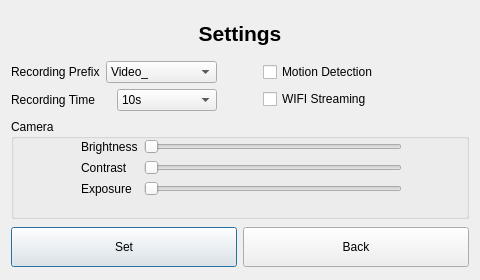
<?xml version="1.0" encoding="UTF-8"?>
<ui version="4.0">
 <class>settings_dialog</class>
 <widget class="QDialog" name="settings_dialog">
  <property name="geometry">
   <rect>
    <x>0</x>
    <y>0</y>
    <width>480</width>
    <height>280</height>
   </rect>
  </property>
  <property name="windowTitle">
   <string>Dialog</string>
  </property>
  <layout class="QVBoxLayout" name="verticalLayout_2">
   <item>
    <widget class="QLabel" name="label">
     <property name="sizePolicy">
      <sizepolicy hsizetype="Preferred" vsizetype="Maximum">
       <horstretch>0</horstretch>
       <verstretch>0</verstretch>
      </sizepolicy>
     </property>
     <property name="minimumSize">
      <size>
       <width>0</width>
       <height>40</height>
      </size>
     </property>
     <property name="font">
      <font>
       <pointsize>16</pointsize>
       <weight>75</weight>
       <bold>true</bold>
      </font>
     </property>
     <property name="text">
      <string>Settings</string>
     </property>
     <property name="alignment">
      <set>Qt::AlignCenter</set>
     </property>
    </widget>
   </item>
   <item>
    <layout class="QHBoxLayout" name="horizontalLayout">
     <item>
      <layout class="QVBoxLayout" name="verticalLayout_3">
       <item>
        <layout class="QHBoxLayout" name="horizontalLayout_2">
         <item>
          <widget class="QLabel" name="label_2">
           <property name="sizePolicy">
            <sizepolicy hsizetype="Maximum" vsizetype="Preferred">
             <horstretch>0</horstretch>
             <verstretch>0</verstretch>
            </sizepolicy>
           </property>
           <property name="text">
            <string>Recording Prefix</string>
           </property>
          </widget>
         </item>
         <item>
          <widget class="QComboBox" name="comboBox">
           <item>
            <property name="text">
             <string>Video_</string>
            </property>
           </item>
           <item>
            <property name="text">
             <string>Recording_</string>
            </property>
           </item>
          </widget>
         </item>
        </layout>
       </item>
       <item>
        <layout class="QHBoxLayout" name="horizontalLayout_3">
         <item>
          <widget class="QLabel" name="label_6">
           <property name="text">
            <string>Recording Time</string>
           </property>
          </widget>
         </item>
         <item>
          <widget class="QComboBox" name="comboBox_2">
           <item>
            <property name="text">
             <string>10s</string>
            </property>
           </item>
           <item>
            <property name="text">
             <string>20s</string>
            </property>
           </item>
           <item>
            <property name="text">
             <string>30s</string>
            </property>
           </item>
          </widget>
         </item>
        </layout>
       </item>
      </layout>
     </item>
     <item>
      <spacer name="horizontalSpacer">
       <property name="orientation">
        <enum>Qt::Horizontal</enum>
       </property>
       <property name="sizeType">
        <enum>QSizePolicy::Maximum</enum>
       </property>
       <property name="sizeHint" stdset="0">
        <size>
         <width>40</width>
         <height>20</height>
        </size>
       </property>
      </spacer>
     </item>
     <item>
      <layout class="QVBoxLayout" name="verticalLayout">
       <item>
        <widget class="QCheckBox" name="checkBox">
         <property name="text">
          <string>Motion Detection</string>
         </property>
        </widget>
       </item>
       <item>
        <widget class="QCheckBox" name="checkBox_2">
         <property name="text">
          <string>WIFI Streaming</string>
         </property>
        </widget>
       </item>
      </layout>
     </item>
    </layout>
   </item>
   <item>
    <widget class="QGroupBox" name="groupBox">
     <property name="sizePolicy">
      <sizepolicy hsizetype="Preferred" vsizetype="Maximum">
       <horstretch>0</horstretch>
       <verstretch>0</verstretch>
      </sizepolicy>
     </property>
     <property name="minimumSize">
      <size>
       <width>0</width>
       <height>100</height>
      </size>
     </property>
     <property name="title">
      <string>Camera</string>
     </property>
     <widget class="QWidget" name="formLayoutWidget">
      <property name="geometry">
       <rect>
        <x>70</x>
        <y>20</y>
        <width>321</width>
        <height>61</height>
       </rect>
      </property>
      <layout class="QFormLayout" name="formLayout">
       <property name="sizeConstraint">
        <enum>QLayout::SetDefaultConstraint</enum>
       </property>
       <property name="fieldGrowthPolicy">
        <enum>QFormLayout::AllNonFixedFieldsGrow</enum>
       </property>
       <item row="0" column="0">
        <widget class="QLabel" name="label_5">
         <property name="text">
          <string>Brightness</string>
         </property>
        </widget>
       </item>
       <item row="1" column="0">
        <widget class="QLabel" name="label_3">
         <property name="text">
          <string>Contrast</string>
         </property>
        </widget>
       </item>
       <item row="1" column="1">
        <widget class="QSlider" name="horizontalSlider_2">
         <property name="orientation">
          <enum>Qt::Horizontal</enum>
         </property>
        </widget>
       </item>
       <item row="2" column="0">
        <widget class="QLabel" name="label_4">
         <property name="text">
          <string>Exposure</string>
         </property>
        </widget>
       </item>
       <item row="2" column="1">
        <widget class="QSlider" name="horizontalSlider_3">
         <property name="orientation">
          <enum>Qt::Horizontal</enum>
         </property>
        </widget>
       </item>
       <item row="0" column="1">
        <widget class="QSlider" name="horizontalSlider">
         <property name="orientation">
          <enum>Qt::Horizontal</enum>
         </property>
        </widget>
       </item>
      </layout>
     </widget>
     <zorder>formLayoutWidget</zorder>
     <zorder>pushButton</zorder>
    </widget>
   </item>
   <item>
    <layout class="QHBoxLayout" name="horizontalLayout_4">
     <item>
      <widget class="QPushButton" name="pushButton">
       <property name="sizePolicy">
        <sizepolicy hsizetype="Preferred" vsizetype="Maximum">
         <horstretch>0</horstretch>
         <verstretch>0</verstretch>
        </sizepolicy>
       </property>
       <property name="minimumSize">
        <size>
         <width>50</width>
         <height>40</height>
        </size>
       </property>
       <property name="text">
        <string>Set</string>
       </property>
      </widget>
     </item>
     <item>
      <widget class="QPushButton" name="back_btn">
       <property name="minimumSize">
        <size>
         <width>50</width>
         <height>40</height>
        </size>
       </property>
       <property name="text">
        <string>Back</string>
       </property>
      </widget>
     </item>
    </layout>
   </item>
  </layout>
 </widget>
 <resources/>
 <connections/>
</ui>
